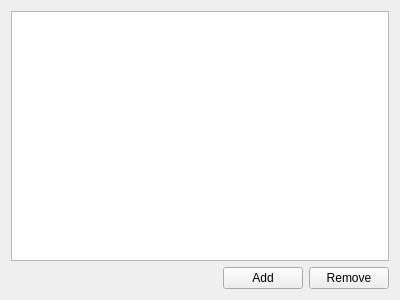
<?xml version="1.0" encoding="UTF-8"?>
<ui version="4.0">
 <class>MainTable</class>
 <widget class="QWidget" name="MainTable">
  <property name="geometry">
   <rect>
    <x>0</x>
    <y>0</y>
    <width>400</width>
    <height>300</height>
   </rect>
  </property>
  <property name="windowTitle">
   <string>Form</string>
  </property>
  <layout class="QVBoxLayout" name="verticalLayout">
   <item>
    <widget class="QTableView" name="tableView">
     <property name="editTriggers">
      <set>QAbstractItemView::NoEditTriggers</set>
     </property>
    </widget>
   </item>
   <item>
    <layout class="QHBoxLayout" name="horizontalLayout">
     <item>
      <spacer name="horizontalSpacer">
       <property name="orientation">
        <enum>Qt::Horizontal</enum>
       </property>
       <property name="sizeHint" stdset="0">
        <size>
         <width>40</width>
         <height>20</height>
        </size>
       </property>
      </spacer>
     </item>
     <item>
      <widget class="QPushButton" name="add">
       <property name="text">
        <string>Add</string>
       </property>
       <property name="icon">
        <iconset resource="icons.qrc">
         <normaloff>:/icons/plus</normaloff>:/icons/plus</iconset>
       </property>
       <property name="shortcut">
        <string>Ctrl+A</string>
       </property>
      </widget>
     </item>
     <item>
      <widget class="QPushButton" name="remove">
       <property name="text">
        <string>Remove</string>
       </property>
       <property name="icon">
        <iconset resource="icons.qrc">
         <normaloff>:/icons/minus</normaloff>:/icons/minus</iconset>
       </property>
      </widget>
     </item>
    </layout>
   </item>
  </layout>
 </widget>
 <tabstops>
  <tabstop>add</tabstop>
  <tabstop>remove</tabstop>
  <tabstop>tableView</tabstop>
 </tabstops>
 <resources>
  <include location="icons.qrc"/>
 </resources>
 <connections/>
</ui>
